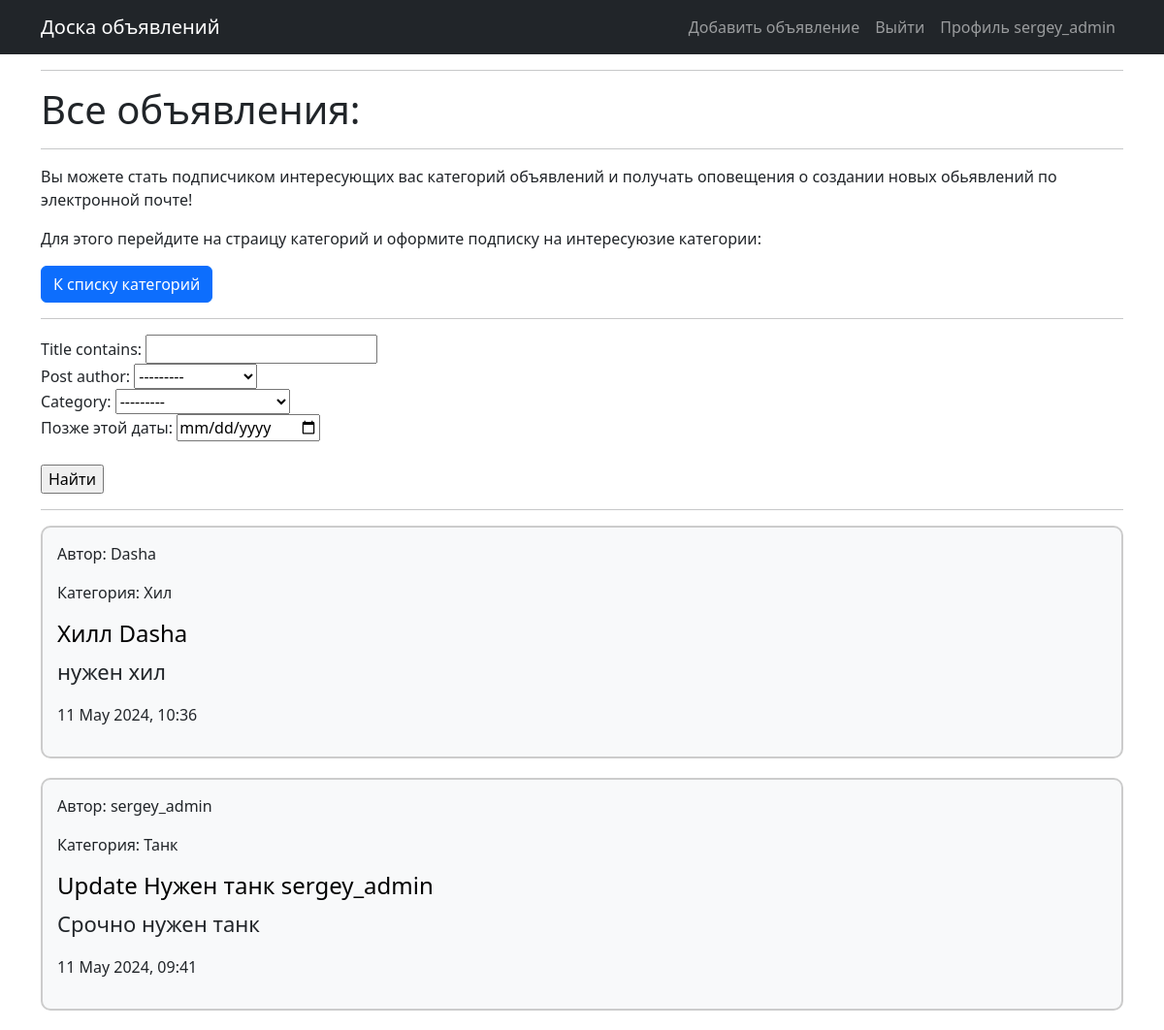
The page /posts/ (signed in) on the database its author committed.
### message_board/models.py (models this page shows, shortened)
class User(AbstractUser):
    code = models.CharField(max_length=15, blank=True, null=True)

class Post(models.Model):
    post_author = models.ForeignKey(User, on_delete=models.CASCADE)
    title = models.CharField(max_length=255)
    text = RichTextUploadingField()
    date = models.DateTimeField(auto_now_add=True)
    category = models.ForeignKey(Category, on_delete=models.CASCADE)

class Category(models.Model):
    dd = 'ДД'
    tk = 'Танк'
    hl = 'Хил'
    tr = 'Торговец'
    gm = 'Гильдмастер'
    qg = 'Квестгивер'
    bs = 'Кузнец'
    tn = 'Кожевник'
    pm = 'Зельевар'
    sm = 'Мастер заклинаний'
    CATEGORY_TYPES = [
        (dd, 'DAMAGEDILLER'),
        (tk, 'TANK'),
        (hl, 'HEALER'),
        (tr, 'TRADER'),
        (gm, 'GILDMASTER'),
        (qg, 'QUESTGIVER'),
        (bs, 'BLACKSMITH'),
        (tn, 'TANNER'),
        (pm, 'POTIONMAKER'),
        (sm, 'SPELLMASTER'),
    ]
    name = models.CharField(max_length=17, choices=CATEGORY_TYPES)
    def __str__(self):
        return self.name.title()

### message_board/views.py (the view)
# urls.py: path('', PostList.as_view(), name='posts_list'),
class PostList(ListView):
    model = Post
    template_name = 'all_posts.html'
    context_object_name = 'posts'
    paginate_by = 10
    queryset = Post.objects.all().order_by('-date')
    def get_queryset(self):
        queryset = super().get_queryset()
        self.filterset = PostFilter(self.request.GET, queryset)
        if self.request.GET:
            return self.filterset.qs
        return Post.objects.all().order_by('-date')
    def get_context_data(self, **kwargs):
        context = super().get_context_data(**kwargs)
        context['filter'] = self.filterset
        return context

### templates/all_posts.html
{% extends 'flatpages/default.html' %}
{% block title %}
<hr>
<h1 class="page-title">Все объявления:</h1>
<hr>
{% endblock title %}
{% block content %}
    <p>Вы можете стать подписчиком интересующих вас категорий объявлений и получать оповещения о создании новых обьявлений по электронной почте!</p>
    <p>Для этого перейдите на страицу категорий и оформите подписку на интересуюзие категории:</p>
    <a class="btn btn-primary", href="{% url 'category_list' %}">К списку категорий</a>
    <hr>
    <form method="GET">
        {{ filter.form }}
        <br>
        <input type="submit" value="Найти">
    </form>
    <hr>
    {% for post in posts %}
        <div style="border: 2px solid #ccc; border-radius: 10px; padding: 15px; margin-bottom: 20px; background-color: #f8f9fa;">
            <p>Автор: {{ post.post_author }}</p>
            <p>Категория: {{ post.category.name }} </p>
            <h4><a href="{% url 'post_detail' post.pk %}" style="text-decoration: none; color: black;">{{ post.title }}</a></h4>
            <span style="font-size: 22px;">{{ post.text|truncatechars:25|safe }}</span>
            <p>{{ post.date|date:"d E Y, H:i" }}</p>
        </div>
    {% endfor %}
 {% endblock content %}

### templates/flatpages/default.html (shortened to what this page needs)
<!DOCTYPE html>
<html lang="en">
    <head>
        {% load static %}
        <link href="{% static 'css/styles.css' %}" rel="stylesheet" />
    </head>
    <body>
        <nav class="navbar navbar-expand-lg navbar-dark bg-dark">
            <div class="container">
                <a class="navbar-brand" href="{% url 'posts_list' %}">Доска объявлений</a>
                <div class="collapse navbar-collapse" id="navbarSupportedContent">
                    <ul class="navbar-nav ms-auto mb-2 mb-lg-0">
                        {% if user.is_authenticated %}
                            <li class="nav-item"><a class="nav-link" href="{% url 'post_create' %}">Добавить объявление</a></li>
                            <li class="nav-item"><a class="nav-link" href="{% url 'logout' %}">Выйти</a></li>
                            <a class="nav-link" id="navbarDropdown" href="{% url 'profile' %}" role="button" data-bs-toggle="dropdown" aria-expanded="false">Профиль {{ request.user.username }}</a>
                        {% else %}
                            <li class="nav-item"><a class="nav-link" href="{% url 'profile' %}">Войти</a></li>
                        {% endif %}
                    </ul>
                </div>
            </div>
        </nav>
        <div class="container">
            <div class="row">
                <div class="col-lg-12 ">
                    {% block title %}{%endblock title %}
                    {% block content %}{% endblock content %}
                </div>
            </div>
        </div>
    </body>
</html>

### rows shown on the page
User: user.username "sergey_admin"
Post: post_author "Dasha", category.name "Хил", title "Хилл Dasha", text "нужен хил", date "11 May 2024, 10:36"
Post: post_author "sergey_admin", category.name "Танк", title "Update Нужен танк sergey_admin", text "Срочно нужен танк", date "11 May 2024, 09:41"
